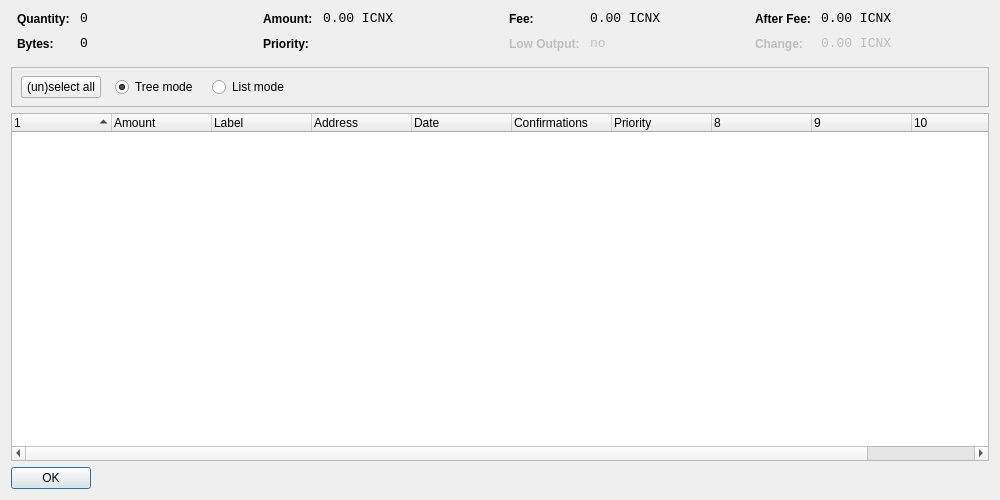
<?xml version="1.0" encoding="UTF-8"?>
<ui version="4.0">
 <class>CoinControlDialog</class>
 <widget class="QDialog" name="CoinControlDialog">
  <property name="geometry">
   <rect>
    <x>0</x>
    <y>0</y>
    <width>1000</width>
    <height>500</height>
   </rect>
  </property>
  <property name="windowTitle">
   <string>Coin Control</string>
  </property>
  <layout class="QVBoxLayout" name="verticalLayout">
   <item>
    <layout class="QHBoxLayout" name="horizontalLayoutTop" stretch="0,0,0,0">
     <property name="topMargin">
      <number>0</number>
     </property>
     <property name="bottomMargin">
      <number>10</number>
     </property>
     <item>
      <layout class="QFormLayout" name="formLayoutCoinControl1">
       <property name="horizontalSpacing">
        <number>10</number>
       </property>
       <property name="verticalSpacing">
        <number>10</number>
       </property>
       <property name="leftMargin">
        <number>6</number>
       </property>
       <property name="rightMargin">
        <number>6</number>
       </property>
       <item row="0" column="0">
        <widget class="QLabel" name="labelCoinControlQuantityText">
         <property name="styleSheet">
          <string notr="true">font-weight:bold;</string>
         </property>
         <property name="text">
          <string>Quantity:</string>
         </property>
        </widget>
       </item>
       <item row="0" column="1">
        <widget class="QLabel" name="labelCoinControlQuantity">
         <property name="font">
          <font>
           <family>Monospace</family>
           <pointsize>10</pointsize>
          </font>
         </property>
         <property name="cursor">
          <cursorShape>IBeamCursor</cursorShape>
         </property>
         <property name="contextMenuPolicy">
          <enum>Qt::ActionsContextMenu</enum>
         </property>
         <property name="text">
          <string notr="true">0</string>
         </property>
         <property name="textInteractionFlags">
          <set>Qt::LinksAccessibleByMouse|Qt::TextSelectableByKeyboard|Qt::TextSelectableByMouse</set>
         </property>
        </widget>
       </item>
       <item row="1" column="0">
        <widget class="QLabel" name="labelCoinControlBytesText">
         <property name="styleSheet">
          <string notr="true">font-weight:bold;</string>
         </property>
         <property name="text">
          <string>Bytes:</string>
         </property>
        </widget>
       </item>
       <item row="1" column="1">
        <widget class="QLabel" name="labelCoinControlBytes">
         <property name="font">
          <font>
           <family>Monospace</family>
           <pointsize>10</pointsize>
          </font>
         </property>
         <property name="cursor">
          <cursorShape>IBeamCursor</cursorShape>
         </property>
         <property name="contextMenuPolicy">
          <enum>Qt::ActionsContextMenu</enum>
         </property>
         <property name="text">
          <string notr="true">0</string>
         </property>
         <property name="textInteractionFlags">
          <set>Qt::LinksAccessibleByMouse|Qt::TextSelectableByKeyboard|Qt::TextSelectableByMouse</set>
         </property>
        </widget>
       </item>
      </layout>
     </item>
     <item>
      <layout class="QFormLayout" name="formLayoutCoinControl2">
       <property name="horizontalSpacing">
        <number>10</number>
       </property>
       <property name="verticalSpacing">
        <number>10</number>
       </property>
       <property name="leftMargin">
        <number>6</number>
       </property>
       <property name="rightMargin">
        <number>6</number>
       </property>
       <item row="0" column="0">
        <widget class="QLabel" name="labelCoinControlAmountText">
         <property name="styleSheet">
          <string notr="true">font-weight:bold;</string>
         </property>
         <property name="text">
          <string>Amount:</string>
         </property>
        </widget>
       </item>
       <item row="0" column="1">
        <widget class="QLabel" name="labelCoinControlAmount">
         <property name="font">
          <font>
           <family>Monospace</family>
           <pointsize>10</pointsize>
          </font>
         </property>
         <property name="cursor">
          <cursorShape>IBeamCursor</cursorShape>
         </property>
         <property name="contextMenuPolicy">
          <enum>Qt::ActionsContextMenu</enum>
         </property>
         <property name="text">
          <string notr="true">0.00 ICNX</string>
         </property>
         <property name="textInteractionFlags">
          <set>Qt::LinksAccessibleByMouse|Qt::TextSelectableByKeyboard|Qt::TextSelectableByMouse</set>
         </property>
        </widget>
       </item>
       <item row="1" column="0">
        <widget class="QLabel" name="labelCoinControlPriorityText">
         <property name="styleSheet">
          <string notr="true">font-weight:bold;</string>
         </property>
         <property name="text">
          <string>Priority:</string>
         </property>
        </widget>
       </item>
       <item row="1" column="1">
        <widget class="QLabel" name="labelCoinControlPriority">
         <property name="font">
          <font>
           <family>Monospace</family>
           <pointsize>10</pointsize>
          </font>
         </property>
         <property name="cursor">
          <cursorShape>IBeamCursor</cursorShape>
         </property>
         <property name="contextMenuPolicy">
          <enum>Qt::ActionsContextMenu</enum>
         </property>
         <property name="text">
          <string/>
         </property>
         <property name="textInteractionFlags">
          <set>Qt::LinksAccessibleByMouse|Qt::TextSelectableByKeyboard|Qt::TextSelectableByMouse</set>
         </property>
        </widget>
       </item>
      </layout>
     </item>
     <item>
      <layout class="QFormLayout" name="formLayoutCoinControl3">
       <property name="horizontalSpacing">
        <number>10</number>
       </property>
       <property name="verticalSpacing">
        <number>10</number>
       </property>
       <property name="leftMargin">
        <number>6</number>
       </property>
       <property name="rightMargin">
        <number>6</number>
       </property>
       <item row="0" column="0">
        <widget class="QLabel" name="labelCoinControlFeeText">
         <property name="styleSheet">
          <string notr="true">font-weight:bold;</string>
         </property>
         <property name="text">
          <string>Fee:</string>
         </property>
        </widget>
       </item>
       <item row="0" column="1">
        <widget class="QLabel" name="labelCoinControlFee">
         <property name="font">
          <font>
           <family>Monospace</family>
           <pointsize>10</pointsize>
          </font>
         </property>
         <property name="cursor">
          <cursorShape>IBeamCursor</cursorShape>
         </property>
         <property name="contextMenuPolicy">
          <enum>Qt::ActionsContextMenu</enum>
         </property>
         <property name="text">
          <string notr="true">0.00 ICNX</string>
         </property>
         <property name="textInteractionFlags">
          <set>Qt::LinksAccessibleByMouse|Qt::TextSelectableByKeyboard|Qt::TextSelectableByMouse</set>
         </property>
        </widget>
       </item>
       <item row="1" column="0">
        <widget class="QLabel" name="labelCoinControlLowOutputText">
         <property name="enabled">
          <bool>false</bool>
         </property>
         <property name="styleSheet">
          <string notr="true">font-weight:bold;</string>
         </property>
         <property name="text">
          <string>Low Output:</string>
         </property>
        </widget>
       </item>
       <item row="1" column="1">
        <widget class="QLabel" name="labelCoinControlLowOutput">
         <property name="enabled">
          <bool>false</bool>
         </property>
         <property name="font">
          <font>
           <family>Monospace</family>
           <pointsize>10</pointsize>
          </font>
         </property>
         <property name="cursor">
          <cursorShape>IBeamCursor</cursorShape>
         </property>
         <property name="contextMenuPolicy">
          <enum>Qt::ActionsContextMenu</enum>
         </property>
         <property name="text">
          <string notr="true">no</string>
         </property>
         <property name="textInteractionFlags">
          <set>Qt::LinksAccessibleByMouse|Qt::TextSelectableByKeyboard|Qt::TextSelectableByMouse</set>
         </property>
        </widget>
       </item>
      </layout>
     </item>
     <item>
      <layout class="QFormLayout" name="formLayoutCoinControl4">
       <property name="horizontalSpacing">
        <number>10</number>
       </property>
       <property name="verticalSpacing">
        <number>10</number>
       </property>
       <property name="leftMargin">
        <number>6</number>
       </property>
       <property name="rightMargin">
        <number>6</number>
       </property>
       <item row="0" column="0">
        <widget class="QLabel" name="labelCoinControlAfterFeeText">
         <property name="styleSheet">
          <string notr="true">font-weight:bold;</string>
         </property>
         <property name="text">
          <string>After Fee:</string>
         </property>
        </widget>
       </item>
       <item row="0" column="1">
        <widget class="QLabel" name="labelCoinControlAfterFee">
         <property name="font">
          <font>
           <family>Monospace</family>
           <pointsize>10</pointsize>
          </font>
         </property>
         <property name="cursor">
          <cursorShape>IBeamCursor</cursorShape>
         </property>
         <property name="contextMenuPolicy">
          <enum>Qt::ActionsContextMenu</enum>
         </property>
         <property name="text">
          <string notr="true">0.00 ICNX</string>
         </property>
         <property name="textInteractionFlags">
          <set>Qt::LinksAccessibleByMouse|Qt::TextSelectableByKeyboard|Qt::TextSelectableByMouse</set>
         </property>
        </widget>
       </item>
       <item row="1" column="0">
        <widget class="QLabel" name="labelCoinControlChangeText">
         <property name="enabled">
          <bool>false</bool>
         </property>
         <property name="styleSheet">
          <string notr="true">font-weight:bold;</string>
         </property>
         <property name="text">
          <string>Change:</string>
         </property>
        </widget>
       </item>
       <item row="1" column="1">
        <widget class="QLabel" name="labelCoinControlChange">
         <property name="enabled">
          <bool>false</bool>
         </property>
         <property name="font">
          <font>
           <family>Monospace</family>
           <pointsize>10</pointsize>
          </font>
         </property>
         <property name="cursor">
          <cursorShape>IBeamCursor</cursorShape>
         </property>
         <property name="contextMenuPolicy">
          <enum>Qt::ActionsContextMenu</enum>
         </property>
         <property name="text">
          <string notr="true">0.00 ICNX</string>
         </property>
         <property name="textInteractionFlags">
          <set>Qt::LinksAccessibleByMouse|Qt::TextSelectableByKeyboard|Qt::TextSelectableByMouse</set>
         </property>
        </widget>
       </item>
      </layout>
     </item>
    </layout>
   </item>
   <item>
    <widget class="QFrame" name="frame">
     <property name="minimumSize">
      <size>
       <width>0</width>
       <height>40</height>
      </size>
     </property>
     <property name="frameShape">
      <enum>QFrame::StyledPanel</enum>
     </property>
     <property name="frameShadow">
      <enum>QFrame::Sunken</enum>
     </property>
     <widget class="QWidget" name="horizontalLayoutWidget">
      <property name="geometry">
       <rect>
        <x>10</x>
        <y>0</y>
        <width>781</width>
        <height>41</height>
       </rect>
      </property>
      <layout class="QHBoxLayout" name="horizontalLayoutPanel" stretch="0,0,0,0,0">
       <property name="spacing">
        <number>14</number>
       </property>
       <item>
        <widget class="QPushButton" name="pushButtonSelectAll">
         <property name="sizePolicy">
          <sizepolicy hsizetype="Maximum" vsizetype="Fixed">
           <horstretch>0</horstretch>
           <verstretch>0</verstretch>
          </sizepolicy>
         </property>
         <property name="text">
          <string>(un)select all</string>
         </property>
        </widget>
       </item>
       <item>
        <widget class="QRadioButton" name="radioTreeMode">
         <property name="sizePolicy">
          <sizepolicy hsizetype="Maximum" vsizetype="Fixed">
           <horstretch>0</horstretch>
           <verstretch>0</verstretch>
          </sizepolicy>
         </property>
         <property name="text">
          <string>Tree mode</string>
         </property>
         <property name="checked">
          <bool>true</bool>
         </property>
        </widget>
       </item>
       <item>
        <widget class="QRadioButton" name="radioListMode">
         <property name="sizePolicy">
          <sizepolicy hsizetype="Maximum" vsizetype="Fixed">
           <horstretch>0</horstretch>
           <verstretch>0</verstretch>
          </sizepolicy>
         </property>
         <property name="text">
          <string>List mode</string>
         </property>
        </widget>
       </item>
       <item>
        <spacer name="horizontalSpacer">
         <property name="orientation">
          <enum>Qt::Horizontal</enum>
         </property>
         <property name="sizeHint" stdset="0">
          <size>
           <width>40</width>
           <height>20</height>
          </size>
         </property>
        </spacer>
       </item>
      </layout>
     </widget>
    </widget>
   </item>
   <item>
    <widget class="CoinControlTreeWidget" name="treeWidget">
     <property name="contextMenuPolicy">
      <enum>Qt::CustomContextMenu</enum>
     </property>
     <property name="sortingEnabled">
      <bool>false</bool>
     </property>
     <property name="columnCount">
      <number>11</number>
     </property>
     <attribute name="headerShowSortIndicator" stdset="0">
      <bool>true</bool>
     </attribute>
     <attribute name="headerStretchLastSection">
      <bool>false</bool>
     </attribute>
     <column>
      <property name="text">
       <string/>
      </property>
     </column>
     <column>
      <property name="text">
       <string>Amount</string>
      </property>
     </column>
     <column>
      <property name="text">
       <string>Label</string>
      </property>
     </column>
     <column>
      <property name="text">
       <string>Address</string>
      </property>
     </column>
     <column>
      <property name="text">
       <string>Date</string>
      </property>
     </column>
     <column>
      <property name="text">
       <string>Confirmations</string>
      </property>
      <property name="toolTip">
       <string>Confirmed</string>
      </property>
     </column>
     <column>
      <property name="text">
       <string>Priority</string>
      </property>
     </column>
     <column>
      <property name="text">
       <string/>
      </property>
     </column>
     <column>
      <property name="text">
       <string/>
      </property>
     </column>
     <column>
      <property name="text">
       <string/>
      </property>
     </column>
     <column>
      <property name="text">
       <string/>
      </property>
     </column>
    </widget>
   </item>
   <item>
    <widget class="QDialogButtonBox" name="buttonBox">
     <property name="sizePolicy">
      <sizepolicy hsizetype="Maximum" vsizetype="Fixed">
       <horstretch>0</horstretch>
       <verstretch>0</verstretch>
      </sizepolicy>
     </property>
     <property name="orientation">
      <enum>Qt::Horizontal</enum>
     </property>
     <property name="standardButtons">
      <set>QDialogButtonBox::Ok</set>
     </property>
    </widget>
   </item>
  </layout>
 </widget>
 <customwidgets>
  <customwidget>
   <class>CoinControlTreeWidget</class>
   <extends>QTreeWidget</extends>
   <header>coincontroltreewidget.h</header>
  </customwidget>
 </customwidgets>
 <resources/>
 <connections/>
</ui>
